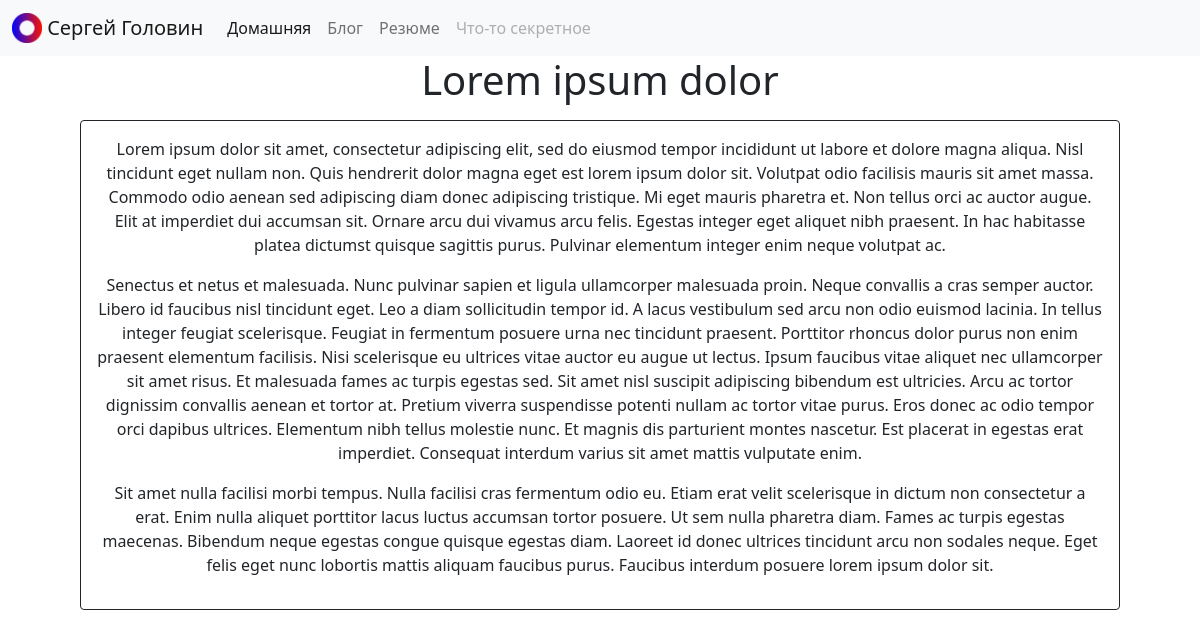
The app's page /blog/2/ with its own data.
### blog/models.py (models this page shows, shortened)
class Blog(models.Model):
    title = models.CharField(max_length=200)
    description = models.TextField()
    date = models.DateField()  # ImageField = где хранится файл фото

### blog/views.py (the view)
# urls.py: path('<int:blog_id>/', views.detail, name='detail'),  # int:blog_id Будут  реагировать
def detail(request, blog_id):  # передает цифровое значение
    blog = get_object_or_404(Blog, pk = blog_id) #pk первичный ключ (ищет обьект с даным id если его нет возращает ошибку)
    return render(request, 'blog/detail.html', {'blog': blog})  # передает в detail.html id ( blog_id)

### blog/templates/blog/detail.html
{% extends 'portfolio/base.html' %}
{% block content %}
<div class="text-center">
<h1>{{blog.title}}</h1>
</div>
<div class="text-center card border-dark mb-3 card-body text-dark" style="margin-right: 5rem; margin-left: 5rem; margin-top: 1rem">
{{blog.description|safe}}
</div>
{% endblock %}

### records on screen
Blog: title "Lorem ipsum dolor", description "Lorem ipsum dolor sit amet, consectetur adipiscing elit, sed do eiusmod tempor incididunt ut labore et dolore magna aliqua. Nisl tincidunt eget nullam non. Quis hendrerit dolor magna eget est lorem ipsum dolor sit. Volutpat odio facilisis mauris sit amet massa. Commodo odio aenean sed adipiscing diam donec adipiscing tristique. Mi eget mauris pharetra et. Non tellus orci ac auctor augue. Elit at imperdiet dui accumsan sit. Ornare arcu dui vivamus arcu felis. Egestas integer eget aliquet nibh praesent. In hac habitasse platea dictumst quisque sagittis purus. Pulvinar elementum integer enim neque volutpat ac. Senectus et netus et malesuada. Nunc pulvinar sapien et ligula ullamcorper malesuada…"
